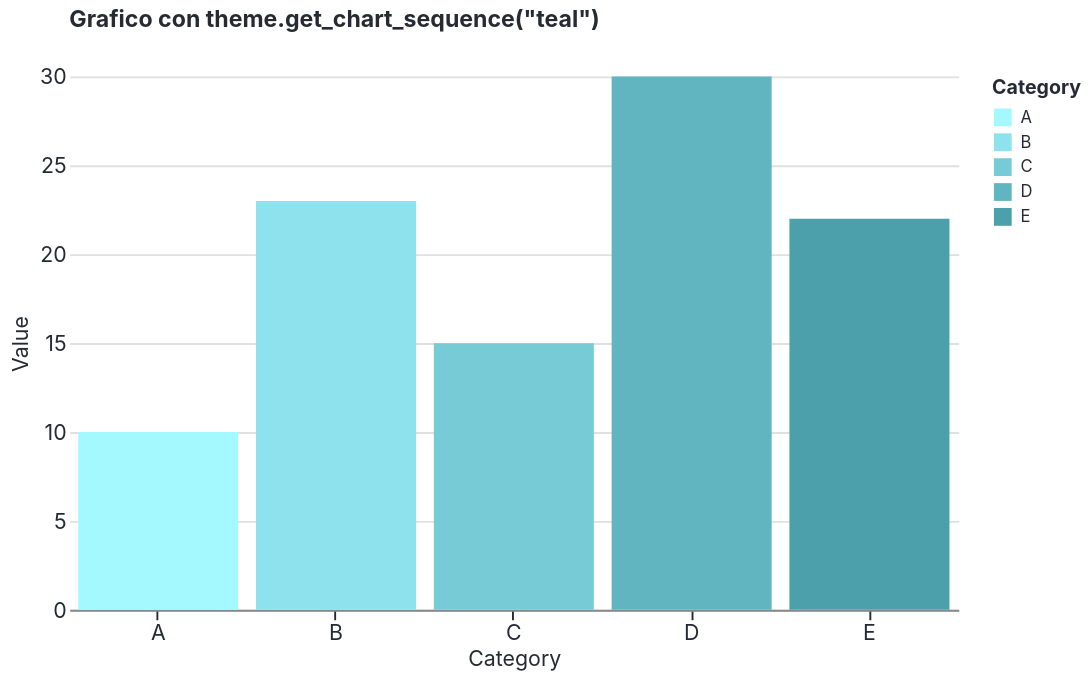

The cell this chart's notebook holds for it:
### Markdown cell above
## Casi d'uso Pratici: Altair

### Code cell
import altair as alt
import pandas as pd

# Setup tema altair
mbs.enable_altair_theme()

# Crea un grafico con sequenza teal
data = pd.DataFrame({
    'Category': ['A', 'B', 'C', 'D', 'E'],
    'Value': [10, 23, 15, 30, 22]
})

teal_colors = theme.get_chart_sequence('teal')

chart = alt.Chart(data).mark_bar().encode(
    x='Category:N',
    y='Value:Q',
    color=alt.Color('Category:N', scale=alt.Scale(range=teal_colors[:5]))
).properties(
    title='Grafico con theme.get_chart_sequence("teal")',
    width=500,
    height=300
)

chart

### Figure 1 — Vega-Lite specification as saved in the notebook (floating-point values rounded to 4 significant figures)
{"config": {"background": "#ffffff", "font": "Inter, serif", "mark": {"color": "#348b96"}, "rect": {"stroke": "#ffffff", "strokeWidth": 0.8, "cornerRadius": 0.0}, "title": {"color": "#262A33", "anchor": "start", "dy": -15, "font": "Inter, serif", "fontWeight": 700, "frame": "group"}, "axis": {"labelColor": "#262A33", "labelFontSize": 12.0, "labelFont": "Inter, serif", "labelFontWeight": 400, "titleColor": "#262A33", "titleFontSize": 12.0, "titleFont": "Inter, serif", "titleFontWeight": 400, "grid": true, "gridColor": "#e0e0e0", "labelAngle": 0, "domainWidth": 1.067, "labelPadding": 2, "tickWidth": 1.067}, "axisX": {"grid": false, "ticks": true, "tickSize": 5.333, "tickWidth": 1.067, "tickColor": "#262A33", "domainWidth": 1.067}, "axisY": {"grid": true, "gridWidth": 1.067, "gridColor": "#e0e0e0", "ticks": false, "tickSize": 0, "domain": false}, "legend": {"labelFontSize": 9.333, "padding": 1, "symbolType": "square", "labelFont": "Inter, serif", "titleFont": "Inter, serif"}, "style": {"guide-label": {"font": "Inter, serif", "fill": "#262A33"}, "guide-title": {"font": "Inter, serif", "fill": "#262A33"}}, "range": {"category": ["#348b96", "#981a40", "#534e93", "#a0a369", "#d5aa00", "#7b7284", "#d67335"], "diverging": ["#348b96", "#5ea09c", "#8bb4a6", "#b5c7b5", "#dcdbcb", "#fff1e6", "#ebc7bc", "#d89d97", "#c47375", "#af4958", "#981a40"], "ordinal": ["#a4f8ff", "#8ee2ed", "#77cbd7", "#61b5c0", "#4ba0ab", "#348b96", "#187681", "#00626d", "#004f59", "#003c46", "#002a34"], "ramp": ["#a4f8ff", "#8ee2ed", "#77cbd7", "#61b5c0", "#4ba0ab", "#348b96", "#187681", "#00626d", "#004f59", "#003c46", "#002a34"], "heatmap": ["#a4f8ff", "#8ee2ed", "#77cbd7", "#61b5c0", "#4ba0ab", "#348b96", "#187681", "#00626d", "#004f59", "#003c46", "#002a34"], "teal": ["#a4f8ff", "#8ee2ed", "#77cbd7", "#61b5c0", "#4ba0ab", "#348b96", "#187681", "#00626d", "#004f59", "#003c46", "#002a34"], "burgundy": ["#e5647e", "#d55671", "#c54864", "#b63a58", "#a72b4b", "#981a40", "#880134", "#790029", "#6b001e", "#5c0013", "#4d0009"], "neutral": ["#ffffff", "#f5f5f5", "#e0e0e0", "#ccc2d6", "#b7adc1", "#a299ac", "#8e8597", "#7b7284", "#5b566b", "#4f4b5f", "#443f53"], "purple": ["#9694df", "#8885cf", "#7a77c0", "#6d69b1", "#5f5ba1", "#534e93", "#464084", "#3a3375", "#2f2667", "#241959", "#1a0a4b"], "olive": ["#e5ecC5", "#d6ddb1", "#c8ce9d", "#bcc08a", "#aeb177", "#a0a369", "#939761", "#858852", "#777a43", "#6a6c34", "#5d5f26"], "gold": ["#fff865", "#ffe952", "#ffd93f", "#f9ca2d", "#e8ba1a", "#d5aa00", "#b29700", "#a08700", "#8e7800", "#7c6900", "#6b5a00"], "rust": ["#ffc78a", "#ffb579", "#ffa468", "#fa9357", "#e88346", "#d67335", "#c46221", "#b25205", "#a04200", "#8f3200", "#7e2100"]}, "point": {"filled": true, "size": 48.07}, "line": {"strokeWidth": 2.0, "strokeCap": "round", "strokeJoin": "round"}, "view": {"stroke": "transparent", "continuousWidth": 413.3, "continuousHeight": 306.7, "discreteWidth": 413.3, "discreteHeight": 306.7}}, "data": {"name": "data-60e84c94a3d8d71bc895d289e555ee20"}, "mark": {"type": "bar"}, "encoding": {"color": {"field": "Category", "scale": {"range": ["#a4f8ff", "#8ee2ed", "#77cbd7", "#61b5c0", "#4ba0ab"]}, "type": "nominal"}, "x": {"field": "Category", "type": "nominal"}, "y": {"field": "Value", "type": "quantitative"}}, "height": 300, "title": "Grafico con theme.get_chart_sequence(\"teal\")", "width": 500, "$schema": "https://vega.github.io/schema/vega-lite/v5.20.1.json", "datasets": {"data-60e84c94a3d8d71bc895d289e555ee20": [{"Category": "A", "Value": 10}, {"Category": "B", "Value": 23}, {"Category": "C", "Value": 15}, {"Category": "D", "Value": 30}, {"Category": "E", "Value": 22}]}}
